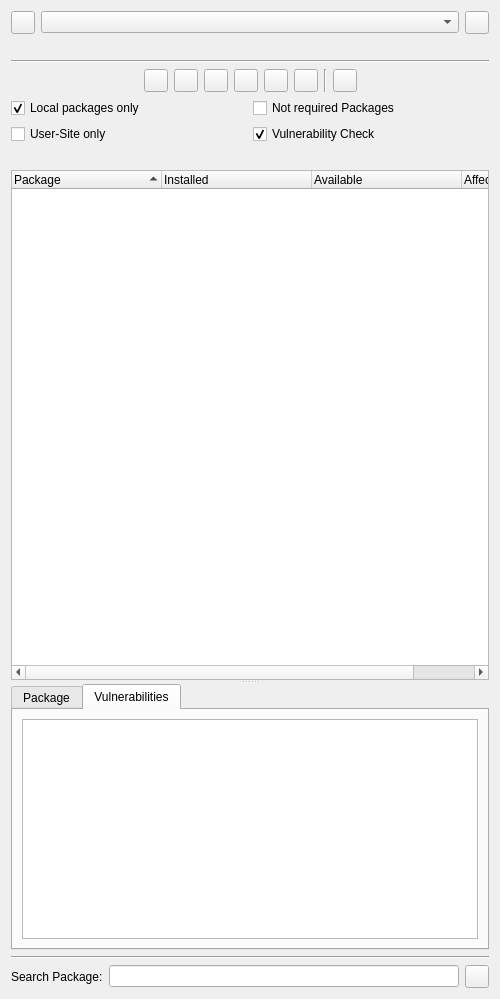
<?xml version="1.0" encoding="UTF-8"?>
<ui version="4.0">
 <class>PipPackagesWidget</class>
 <widget class="QWidget" name="PipPackagesWidget">
  <property name="geometry">
   <rect>
    <x>0</x>
    <y>0</y>
    <width>500</width>
    <height>999</height>
   </rect>
  </property>
  <layout class="QVBoxLayout" name="verticalLayout">
   <item>
    <layout class="QHBoxLayout" name="horizontalLayout">
     <item>
      <widget class="QToolButton" name="viewToggleButton">
       <property name="toolTip">
        <string>Toggle to show or hide the dependency tree view</string>
       </property>
       <property name="checkable">
        <bool>true</bool>
       </property>
      </widget>
     </item>
     <item>
      <widget class="QComboBox" name="environmentsComboBox"/>
     </item>
     <item>
      <widget class="EricToolButton" name="pipMenuButton">
       <property name="popupMode">
        <enum>QToolButton::ToolButtonPopupMode::InstantPopup</enum>
       </property>
      </widget>
     </item>
    </layout>
   </item>
   <item>
    <widget class="EricSqueezeLabelPath" name="environmentPathLabel">
     <property name="text">
      <string notr="true"/>
     </property>
    </widget>
   </item>
   <item>
    <widget class="Line" name="line">
     <property name="orientation">
      <enum>Qt::Orientation::Horizontal</enum>
     </property>
    </widget>
   </item>
   <item>
    <widget class="QStackedWidget" name="viewsStackWidget">
     <property name="currentIndex">
      <number>0</number>
     </property>
     <widget class="QWidget" name="packagesPage">
      <layout class="QVBoxLayout" name="verticalLayout_5">
       <property name="leftMargin">
        <number>0</number>
       </property>
       <property name="topMargin">
        <number>0</number>
       </property>
       <property name="rightMargin">
        <number>0</number>
       </property>
       <property name="bottomMargin">
        <number>0</number>
       </property>
       <item>
        <widget class="QWidget" name="baseWidget" native="true">
         <layout class="QVBoxLayout" name="verticalLayout_6">
          <property name="leftMargin">
           <number>0</number>
          </property>
          <property name="topMargin">
           <number>0</number>
          </property>
          <property name="rightMargin">
           <number>0</number>
          </property>
          <property name="bottomMargin">
           <number>0</number>
          </property>
          <item>
           <layout class="QHBoxLayout" name="horizontalLayout_2">
            <item>
             <spacer name="horizontalSpacer">
              <property name="orientation">
               <enum>Qt::Orientation::Horizontal</enum>
              </property>
              <property name="sizeHint" stdset="0">
               <size>
                <width>40</width>
                <height>20</height>
               </size>
              </property>
             </spacer>
            </item>
            <item>
             <widget class="QToolButton" name="refreshButton">
              <property name="toolTip">
               <string>Press to refresh the lists</string>
              </property>
             </widget>
            </item>
            <item>
             <widget class="QToolButton" name="installButton">
              <property name="toolTip">
               <string>Press to install a package.</string>
              </property>
             </widget>
            </item>
            <item>
             <widget class="QToolButton" name="upgradeButton">
              <property name="toolTip">
               <string>Press to upgrade the selected packages</string>
              </property>
             </widget>
            </item>
            <item>
             <widget class="QToolButton" name="upgradeAllButton">
              <property name="toolTip">
               <string>Press to upgrade all listed packages</string>
              </property>
             </widget>
            </item>
            <item>
             <widget class="QToolButton" name="uninstallButton">
              <property name="toolTip">
               <string>Press to uninstall the selected package</string>
              </property>
             </widget>
            </item>
            <item>
             <widget class="QToolButton" name="showPackageDetailsButton">
              <property name="toolTip">
               <string>Press to show details for the selected entry</string>
              </property>
             </widget>
            </item>
            <item>
             <widget class="Line" name="line_3">
              <property name="orientation">
               <enum>Qt::Orientation::Vertical</enum>
              </property>
             </widget>
            </item>
            <item>
             <widget class="QToolButton" name="cleanupButton">
              <property name="toolTip">
               <string>Press to remove leftovers of an upgrade or uninstall run.</string>
              </property>
             </widget>
            </item>
            <item>
             <spacer name="horizontalSpacer_2">
              <property name="orientation">
               <enum>Qt::Orientation::Horizontal</enum>
              </property>
              <property name="sizeHint" stdset="0">
               <size>
                <width>40</width>
                <height>20</height>
               </size>
              </property>
             </spacer>
            </item>
           </layout>
          </item>
          <item>
           <layout class="QGridLayout" name="gridLayout_2">
            <item row="0" column="0">
             <widget class="QCheckBox" name="localCheckBox">
              <property name="toolTip">
               <string>Select to show only locally-installed packages</string>
              </property>
              <property name="text">
               <string>Local packages only</string>
              </property>
              <property name="checked">
               <bool>true</bool>
              </property>
             </widget>
            </item>
            <item row="0" column="1">
             <widget class="QCheckBox" name="notRequiredCheckBox">
              <property name="toolTip">
               <string>Select to list packages that are not dependencies of installed packages</string>
              </property>
              <property name="text">
               <string>Not required Packages</string>
              </property>
             </widget>
            </item>
            <item row="1" column="0">
             <widget class="QCheckBox" name="userCheckBox">
              <property name="toolTip">
               <string>Select to show only packages installed to the user-site</string>
              </property>
              <property name="text">
               <string>User-Site only</string>
              </property>
             </widget>
            </item>
            <item row="1" column="1">
             <widget class="QCheckBox" name="vulnerabilityCheckBox">
              <property name="toolTip">
               <string>Perform vulnerability checks based on &quot;Safety DB&quot;.</string>
              </property>
              <property name="text">
               <string>Vulnerability Check</string>
              </property>
              <property name="checked">
               <bool>true</bool>
              </property>
             </widget>
            </item>
           </layout>
          </item>
          <item>
           <widget class="QLabel" name="statusLabel"/>
          </item>
          <item>
           <widget class="QSplitter" name="splitter">
            <property name="orientation">
             <enum>Qt::Orientation::Vertical</enum>
            </property>
            <property name="childrenCollapsible">
             <bool>false</bool>
            </property>
            <widget class="QTreeWidget" name="packagesList">
             <property name="sizePolicy">
              <sizepolicy hsizetype="Expanding" vsizetype="Expanding">
               <horstretch>0</horstretch>
               <verstretch>3</verstretch>
              </sizepolicy>
             </property>
             <property name="alternatingRowColors">
              <bool>true</bool>
             </property>
             <property name="selectionMode">
              <enum>QAbstractItemView::SelectionMode::ExtendedSelection</enum>
             </property>
             <property name="rootIsDecorated">
              <bool>false</bool>
             </property>
             <property name="itemsExpandable">
              <bool>false</bool>
             </property>
             <property name="sortingEnabled">
              <bool>true</bool>
             </property>
             <attribute name="headerDefaultSectionSize">
              <number>150</number>
             </attribute>
             <column>
              <property name="text">
               <string>Package</string>
              </property>
             </column>
             <column>
              <property name="text">
               <string>Installed</string>
              </property>
             </column>
             <column>
              <property name="text">
               <string>Available</string>
              </property>
             </column>
             <column>
              <property name="text">
               <string>Affected</string>
              </property>
             </column>
            </widget>
            <widget class="QTabWidget" name="infoWidget">
             <property name="currentIndex">
              <number>1</number>
             </property>
             <widget class="QWidget" name="packageTab">
              <attribute name="title">
               <string>Package</string>
              </attribute>
              <layout class="QVBoxLayout" name="verticalLayout_4">
               <item>
                <layout class="QHBoxLayout" name="horizontalLayout_7">
                 <item>
                  <widget class="QCheckBox" name="verboseCheckBox">
                   <property name="toolTip">
                    <string>Select to show verbose package information</string>
                   </property>
                   <property name="text">
                    <string>Verbose Information</string>
                   </property>
                  </widget>
                 </item>
                 <item>
                  <widget class="QCheckBox" name="installedFilesCheckBox">
                   <property name="toolTip">
                    <string>Select to show information about installed files</string>
                   </property>
                   <property name="text">
                    <string>Installed Files</string>
                   </property>
                  </widget>
                 </item>
                </layout>
               </item>
               <item>
                <widget class="QTreeWidget" name="packageInfoWidget">
                 <property name="sizePolicy">
                  <sizepolicy hsizetype="Expanding" vsizetype="Expanding">
                   <horstretch>0</horstretch>
                   <verstretch>1</verstretch>
                  </sizepolicy>
                 </property>
                 <property name="alternatingRowColors">
                  <bool>true</bool>
                 </property>
                 <property name="selectionBehavior">
                  <enum>QAbstractItemView::SelectionBehavior::SelectItems</enum>
                 </property>
                 <property name="rootIsDecorated">
                  <bool>false</bool>
                 </property>
                 <property name="itemsExpandable">
                  <bool>false</bool>
                 </property>
                 <property name="allColumnsShowFocus">
                  <bool>true</bool>
                 </property>
                 <property name="wordWrap">
                  <bool>true</bool>
                 </property>
                 <property name="columnCount">
                  <number>2</number>
                 </property>
                 <attribute name="headerVisible">
                  <bool>false</bool>
                 </attribute>
                 <attribute name="headerStretchLastSection">
                  <bool>false</bool>
                 </attribute>
                 <column>
                  <property name="text">
                   <string notr="true">1</string>
                  </property>
                 </column>
                 <column>
                  <property name="text">
                   <string notr="true">2</string>
                  </property>
                 </column>
                </widget>
               </item>
              </layout>
             </widget>
             <widget class="QWidget" name="vulnerabilitiesTab">
              <attribute name="title">
               <string>Vulnerabilities</string>
              </attribute>
              <layout class="QVBoxLayout" name="verticalLayout_3">
               <item>
                <widget class="QTreeWidget" name="vulnerabilitiesInfoWidget">
                 <property name="sizePolicy">
                  <sizepolicy hsizetype="Expanding" vsizetype="Expanding">
                   <horstretch>0</horstretch>
                   <verstretch>1</verstretch>
                  </sizepolicy>
                 </property>
                 <property name="alternatingRowColors">
                  <bool>true</bool>
                 </property>
                 <property name="selectionBehavior">
                  <enum>QAbstractItemView::SelectionBehavior::SelectItems</enum>
                 </property>
                 <property name="rootIsDecorated">
                  <bool>false</bool>
                 </property>
                 <property name="itemsExpandable">
                  <bool>false</bool>
                 </property>
                 <property name="allColumnsShowFocus">
                  <bool>true</bool>
                 </property>
                 <property name="wordWrap">
                  <bool>true</bool>
                 </property>
                 <property name="columnCount">
                  <number>2</number>
                 </property>
                 <attribute name="headerVisible">
                  <bool>false</bool>
                 </attribute>
                 <attribute name="headerStretchLastSection">
                  <bool>false</bool>
                 </attribute>
                 <column>
                  <property name="text">
                   <string notr="true">1</string>
                  </property>
                 </column>
                 <column>
                  <property name="text">
                   <string notr="true">2</string>
                  </property>
                 </column>
                </widget>
               </item>
              </layout>
             </widget>
            </widget>
           </widget>
          </item>
         </layout>
        </widget>
       </item>
      </layout>
     </widget>
     <widget class="QWidget" name="dependenciesPage">
      <layout class="QVBoxLayout" name="verticalLayout_7">
       <property name="leftMargin">
        <number>0</number>
       </property>
       <property name="topMargin">
        <number>0</number>
       </property>
       <property name="rightMargin">
        <number>0</number>
       </property>
       <property name="bottomMargin">
        <number>0</number>
       </property>
       <item>
        <layout class="QHBoxLayout" name="horizontalLayout_6">
         <item>
          <spacer name="horizontalSpacer_5">
           <property name="orientation">
            <enum>Qt::Orientation::Horizontal</enum>
           </property>
           <property name="sizeHint" stdset="0">
            <size>
             <width>40</width>
             <height>20</height>
            </size>
           </property>
          </spacer>
         </item>
         <item>
          <widget class="QToolButton" name="refreshDependenciesButton">
           <property name="toolTip">
            <string>Press to refresh the dependency tree</string>
           </property>
          </widget>
         </item>
         <item>
          <widget class="QToolButton" name="showDepPackageDetailsButton">
           <property name="toolTip">
            <string>Press to show details for the selected entry</string>
           </property>
          </widget>
         </item>
         <item>
          <widget class="QToolButton" name="dependencyRepairButton">
           <property name="toolTip">
            <string>Press to repair the selected dependency</string>
           </property>
           <property name="text">
            <string/>
           </property>
          </widget>
         </item>
         <item>
          <widget class="QToolButton" name="dependencyRepairAllButton">
           <property name="toolTip">
            <string>Press to repair all dependencies</string>
           </property>
          </widget>
         </item>
         <item>
          <spacer name="horizontalSpacer_6">
           <property name="orientation">
            <enum>Qt::Orientation::Horizontal</enum>
           </property>
           <property name="sizeHint" stdset="0">
            <size>
             <width>40</width>
             <height>20</height>
            </size>
           </property>
          </spacer>
         </item>
         <item>
          <widget class="QLineEdit" name="packageSearchEdit">
           <property name="minimumSize">
            <size>
             <width>150</width>
             <height>0</height>
            </size>
           </property>
           <property name="toolTip">
            <string>Enter search term for packages</string>
           </property>
           <property name="placeholderText">
            <string>Package Search</string>
           </property>
           <property name="clearButtonEnabled">
            <bool>true</bool>
           </property>
          </widget>
         </item>
        </layout>
       </item>
       <item>
        <widget class="QGroupBox" name="groupBox">
         <property name="title">
          <string>View Type</string>
         </property>
         <layout class="QHBoxLayout" name="horizontalLayout_5">
          <item>
           <widget class="QRadioButton" name="requiresButton">
            <property name="toolTip">
             <string>Select to show which package requires other packages</string>
            </property>
            <property name="text">
             <string>Requires</string>
            </property>
            <property name="checked">
             <bool>true</bool>
            </property>
           </widget>
          </item>
          <item>
           <widget class="QRadioButton" name="requiredByButton">
            <property name="toolTip">
             <string>Select to show which package is required by others</string>
            </property>
            <property name="text">
             <string>Required By</string>
            </property>
           </widget>
          </item>
         </layout>
        </widget>
       </item>
       <item>
        <layout class="QHBoxLayout" name="horizontalLayout_4">
         <item>
          <widget class="QCheckBox" name="localDepCheckBox">
           <property name="toolTip">
            <string>Select to show only dependencies of locally installed packages</string>
           </property>
           <property name="text">
            <string>Local packages only</string>
           </property>
           <property name="checked">
            <bool>true</bool>
           </property>
          </widget>
         </item>
         <item>
          <widget class="QCheckBox" name="userDepCheckBox">
           <property name="toolTip">
            <string>Select to show only dependencies of packages installed to the user-site</string>
           </property>
           <property name="text">
            <string>User-Site only</string>
           </property>
          </widget>
         </item>
        </layout>
       </item>
       <item>
        <widget class="QSplitter" name="splitter_2">
         <property name="orientation">
          <enum>Qt::Orientation::Vertical</enum>
         </property>
         <widget class="QTreeWidget" name="dependenciesList">
          <property name="sizePolicy">
           <sizepolicy hsizetype="Expanding" vsizetype="Expanding">
            <horstretch>0</horstretch>
            <verstretch>3</verstretch>
           </sizepolicy>
          </property>
          <property name="alternatingRowColors">
           <bool>true</bool>
          </property>
          <property name="selectionMode">
           <enum>QAbstractItemView::SelectionMode::ExtendedSelection</enum>
          </property>
          <property name="sortingEnabled">
           <bool>true</bool>
          </property>
          <property name="expandsOnDoubleClick">
           <bool>false</bool>
          </property>
          <attribute name="headerDefaultSectionSize">
           <number>150</number>
          </attribute>
          <column>
           <property name="text">
            <string>Package</string>
           </property>
          </column>
          <column>
           <property name="text">
            <string>Installed</string>
           </property>
          </column>
          <column>
           <property name="text">
            <string>Required</string>
           </property>
          </column>
         </widget>
         <widget class="QTreeWidget" name="dependencyInfoWidget">
          <property name="sizePolicy">
           <sizepolicy hsizetype="Expanding" vsizetype="Expanding">
            <horstretch>0</horstretch>
            <verstretch>1</verstretch>
           </sizepolicy>
          </property>
          <property name="alternatingRowColors">
           <bool>true</bool>
          </property>
          <property name="rootIsDecorated">
           <bool>false</bool>
          </property>
          <property name="itemsExpandable">
           <bool>false</bool>
          </property>
          <property name="allColumnsShowFocus">
           <bool>true</bool>
          </property>
          <property name="wordWrap">
           <bool>true</bool>
          </property>
          <property name="columnCount">
           <number>2</number>
          </property>
          <attribute name="headerVisible">
           <bool>false</bool>
          </attribute>
          <attribute name="headerStretchLastSection">
           <bool>false</bool>
          </attribute>
          <column>
           <property name="text">
            <string notr="true">1</string>
           </property>
          </column>
          <column>
           <property name="text">
            <string notr="true">2</string>
           </property>
          </column>
         </widget>
        </widget>
       </item>
      </layout>
     </widget>
    </widget>
   </item>
   <item>
    <widget class="Line" name="line_2">
     <property name="orientation">
      <enum>Qt::Orientation::Horizontal</enum>
     </property>
    </widget>
   </item>
   <item>
    <layout class="QHBoxLayout" name="horizontalLayout_3">
     <item>
      <widget class="QLabel" name="label">
       <property name="text">
        <string>Search Package:</string>
       </property>
      </widget>
     </item>
     <item>
      <widget class="QLineEdit" name="searchEdit">
       <property name="toolTip">
        <string>Enter package name to search for.</string>
       </property>
      </widget>
     </item>
     <item>
      <widget class="QToolButton" name="searchButton">
       <property name="toolTip">
        <string>Press to open a web browser for searching.</string>
       </property>
      </widget>
     </item>
    </layout>
   </item>
  </layout>
 </widget>
 <customwidgets>
  <customwidget>
   <class>EricToolButton</class>
   <extends>QToolButton</extends>
   <header>eric7/EricWidgets/EricToolButton.h</header>
  </customwidget>
  <customwidget>
   <class>EricSqueezeLabelPath</class>
   <extends>QLabel</extends>
   <header>eric7/EricWidgets/EricSqueezeLabels.h</header>
  </customwidget>
 </customwidgets>
 <tabstops>
  <tabstop>viewToggleButton</tabstop>
  <tabstop>environmentsComboBox</tabstop>
  <tabstop>pipMenuButton</tabstop>
  <tabstop>refreshButton</tabstop>
  <tabstop>installButton</tabstop>
  <tabstop>upgradeButton</tabstop>
  <tabstop>upgradeAllButton</tabstop>
  <tabstop>uninstallButton</tabstop>
  <tabstop>showPackageDetailsButton</tabstop>
  <tabstop>cleanupButton</tabstop>
  <tabstop>localCheckBox</tabstop>
  <tabstop>notRequiredCheckBox</tabstop>
  <tabstop>userCheckBox</tabstop>
  <tabstop>vulnerabilityCheckBox</tabstop>
  <tabstop>packagesList</tabstop>
  <tabstop>infoWidget</tabstop>
  <tabstop>verboseCheckBox</tabstop>
  <tabstop>installedFilesCheckBox</tabstop>
  <tabstop>packageInfoWidget</tabstop>
  <tabstop>vulnerabilitiesInfoWidget</tabstop>
  <tabstop>refreshDependenciesButton</tabstop>
  <tabstop>showDepPackageDetailsButton</tabstop>
  <tabstop>dependencyRepairButton</tabstop>
  <tabstop>dependencyRepairAllButton</tabstop>
  <tabstop>packageSearchEdit</tabstop>
  <tabstop>requiresButton</tabstop>
  <tabstop>requiredByButton</tabstop>
  <tabstop>localDepCheckBox</tabstop>
  <tabstop>userDepCheckBox</tabstop>
  <tabstop>dependenciesList</tabstop>
  <tabstop>dependencyInfoWidget</tabstop>
  <tabstop>searchEdit</tabstop>
  <tabstop>searchButton</tabstop>
 </tabstops>
 <resources/>
 <connections/>
</ui>
